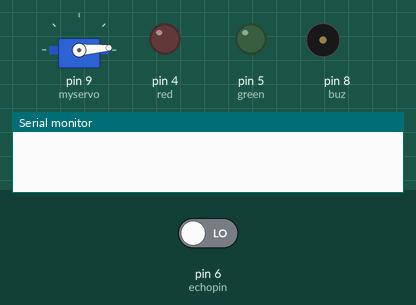
This sketch was run on a simulated Arduino Uno, built with avr-gcc and run on an emulated ATmega328P. On the bench: servo, output pins drawn as LEDs (lit = HIGH), buzzer (waves = sounding, pin HIGH), the last lines printed to the serial monitor. The inputs (shaded band) are chosen by the test bench; at power-on: pin 6 (echopin) LOW. Pins used as bus, display or sensor lines are not drawn.

Above: at 0.15 s.
At 4.06 s:
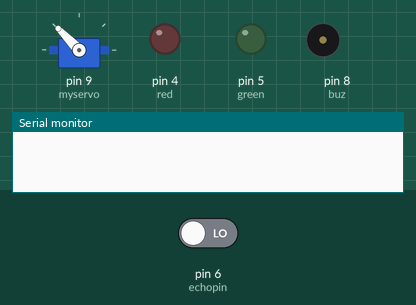
At 7.97 s:
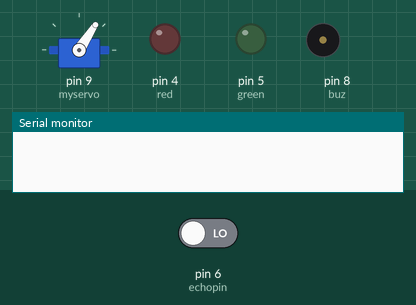
At 15.65 s:
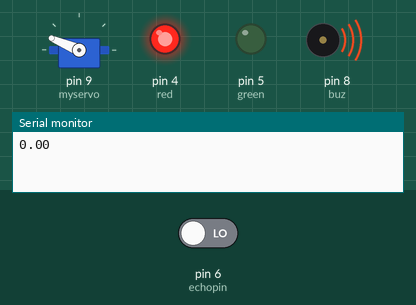
At 23.37 s:
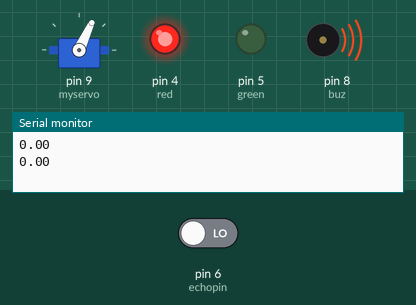
At 31.1 s:
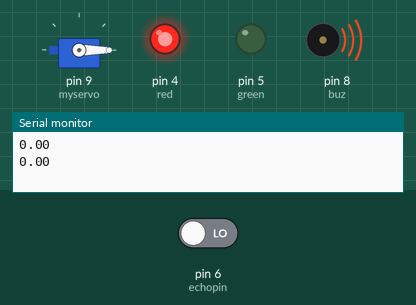
Timing chart, 0 to 40.0 s (numbered marks = the images above):
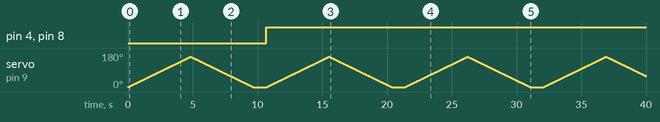

Measured:
- by itself, pin 4 (red), pin 8 (buz): LOW → HIGH at 10.7 s

The sketch:

servo_security1.ino
```cpp
#include<Servo.h>
//initialize
Servo myservo;
const int trigpin=7;
const int echopin=6;
int red=4;
int green=5;
int buz=8;
volatile float dis;
volatile float time;
//Setting the modes
void setup()
{
  Serial.begin(9600);
  pinMode(trigpin,OUTPUT);
  pinMode(echopin,INPUT);
  pinMode(red,OUTPUT);
  pinMode(green,OUTPUT);
  pinMode(buz,OUTPUT);
  myservo.attach(9);
}
// Operation Logic
void loop()
{
//servo rotate 160deg
  for(int i=0;i<=160;i++)
  {
    myservo.write(i);
    delay(30);
  }
  for(int i=160;i>=0;i--)
  {
    myservo.write(i);
    delay(30);
  }
//ultrasonic
  digitalWrite(trigpin,LOW);
  delayMicroseconds(2);
  digitalWrite(trigpin,HIGH);
  delayMicroseconds(10);
  time=pulseIn(echopin,HIGH);
  dis= time / 58.2;
  delay(10);

if (dis<=15)
  {
    digitalWrite(red,HIGH);
    digitalWrite(green,LOW);
    digitalWrite(buz,HIGH);
  }
else if ((dis>15)&&(dis<25))
  {
     digitalWrite(green,HIGH);
     digitalWrite(red,HIGH);
     digitalWrite(buz,LOW);
  }
Serial.println(dis);
}
```
